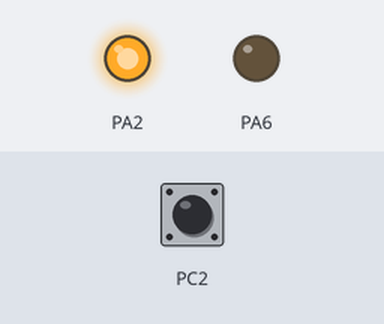
A program run on a simulated ATmega32, built with avr-gcc and emulated at 16 MHz (the files do not name the chip). Shown: output pins drawn as LEDs (lit = HIGH). The test bench sets the inputs (shaded band); at power-on: PC2 HIGH. What the program prints to the serial monitor is not drawn. At 0.0 s the program stops and its outputs stay as they are.

Above: at 0.1 s.
Timing chart, 0 to 1.5 s (numbered marks = the images above):
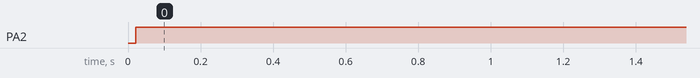

Measured:
- by itself, PA2: LOW → HIGH at 0.02 s

The program:

main.c
```c
/******************************************************************************
 Title:    adc_dac_uc2
 Author:   Alex Priem
 Date:     October 2008
 Software: AVR-GCC 3.3
 Hardware: ATMega32

 Description:


*******************************************************************************/
#include <inttypes.h>
#include <avr/io.h>

#include "uart.h"
#include "bitops.h"

#include "delay.h"

#define MAX_BOARDS 4

volatile uint8_t *server_p_atn[MAX_BOARDS];
volatile uint8_t *server_p_data[MAX_BOARDS];
volatile uint8_t *server_p_ack[MAX_BOARDS];

uint8_t server_b_atn[MAX_BOARDS];
uint8_t server_b_data[MAX_BOARDS];
uint8_t server_b_ack[MAX_BOARDS];


void server_setup (uint8_t chip, uint8_t atn, uint8_t data, uint8_t ack)

{
 uint8_t b_atn, b_data, b_ack;


 b_atn=1<< (atn  & P_BITMASK);
 server_b_atn[chip]=b_atn;
 b_data=1<< (data  & P_BITMASK);
 server_b_data[chip]=b_data;
 b_ack=1<< (ack  & P_BITMASK);
 server_b_ack[chip]=b_ack;


 atn=atn & P_PORTMASK;
 if (atn==P_PORTA) {server_p_atn[chip]=&PORTA; DDRA|=b_atn;}
 if (atn==P_PORTB) {server_p_atn[chip]=&PORTB; DDRB|=b_atn;}
 if (atn==P_PORTC) {server_p_atn[chip]=&PORTC; DDRC|=b_atn;}
 if (atn==P_PORTD) {server_p_atn[chip]=&PORTD; DDRD|=b_atn;}

 data=data & P_PORTMASK;
 if (data==P_PORTA) {server_p_data[chip]=&PORTA; DDRA|=b_data;}
 if (data==P_PORTB) {server_p_data[chip]=&PORTB; DDRB|=b_data;}
 if (data==P_PORTC) {server_p_data[chip]=&PORTC; DDRC|=b_data;}
 if (data==P_PORTD) {server_p_data[chip]=&PORTD; DDRD|=b_data;}

 ack=ack & P_PORTMASK;
 if (ack==P_PORTA) {server_p_ack[chip]=&PINA; DDRA&=~b_ack; bit_set(PORTA, b_ack);}
 if (ack==P_PORTB) {server_p_ack[chip]=&PINB; DDRB&=~b_ack; bit_set(PORTB, b_ack);}
 if (ack==P_PORTC) {server_p_ack[chip]=&PINC; DDRC&=~b_ack; bit_set(PORTC, b_ack);}
 if (ack==P_PORTD) {server_p_ack[chip]=&PIND; DDRD&=~b_ack; bit_set(PORTD, b_ack);}


}


uint8_t server_putc (uint8_t chip, unsigned char c)

{
 volatile uint8_t *patn, *pack, *pdata;
 uint8_t batn, back, bdata;
 uint8_t i,j;

 patn=server_p_atn[chip];
 pdata=server_p_data[chip];
 pack=server_p_ack[chip];

 batn=server_b_atn[chip];
 bdata=server_b_data[chip];
 back=server_b_ack[chip];

 bit_clr (*pdata, bdata);
 bit_clr (*patn, batn);


 for (i=0; i<8; i++) {
     if ((c & 0x80) ==0) {
           bit_clr (*pdata, bdata);
          //uart_putc ('0');
          }
     else {
            bit_set (*pdata, bdata);
           //uart_putc ('1');
           }
     udelay(1);

     while ((bit_get(*pack, back) ==0) && (j<250)) {
        udelay(10);
         j+=1;
      }
     if (j>248) return 2;

     bit_set (*patn, batn);
     udelay (20);

     j=0;
     while ((bit_get(*pack, back)  !=0) && (j<250)) {
	     	udelay(10);
	 	     j+=1;
		  }

	 if (j>248) return 1;

     bit_clr (*pdata, bdata);
     bit_clr (*patn, batn);

     c=c<<1;
     }
  return 0;
}


uint8_t server_puts (uint8_t chip, char *s)

{
 register unsigned char c, status;

 while ( (c = *s++) ) {
        uart_printf("send:");
        uart_putc(c);
        uart_printf("\r\n");
        status=server_putc(chip, c);
       if (status!=0) return status;
    }
 return 0;
}


int main(void)
{
	uint8_t d;

   uart_init ();
   uart_printf ("\r\ninit\r\n");
   uart_printf ("done\r\n");

   server_setup (0, P_PA2, P_PA6, P_PC2);

   d=server_puts(0,"test");
   uart_printf ("done, status:%d",d);

 return 0;
}
```

bitops.h
```c
#ifndef _BITOPS_H_
#define _BITOPS_H_


#include <inttypes.h>

#define bit_get(p,m) ((p) & (m))
#define bit_set(p,m) ((p) |= (m))
#define bit_clr(p,m) ((p) &= ~(m))
#define bit_flip(p,m) ((p) ^= (m))
#define bit_write(c,p,m) (c ? bit_set(p,m) : bit_clear(p,m))
#define BIT(x) (0x01 << (x))
#define LONGBIT(x) ((unsigned long)0x00000001 << (x))


uint8_t pbit_get(uint8_t portbit);
uint8_t pbit_set(uint8_t portbit);
uint8_t pbit_clr(uint8_t portbit);
uint8_t pbit_flip(uint8_t portbit);
uint8_t pbit_write(uint8_t portbit);


#define P_PORTMASK 0xF0
#define P_BITMASK  0x0F

#define P_PORTA 0x00
#define P_PORTB 0x10
#define P_PORTC 0x20
#define P_PORTD 0x30
#define P_PORTE 0x40
#define P_PORTF 0x50
#define P_PORTG 0x60
#define P_PORTH 0x70


#define P_BIT0 0x01
#define P_BIT1 0x02
#define P_BIT2 0x04
#define P_BIT3 0x08
#define P_BIT4 0x10
#define P_BIT5 0x20
#define P_BIT6 0x40
#define P_BIT7 0x80


#define P_PA0 0x00
#define P_PA1 0x01
#define P_PA2 0x02
#define P_PA3 0x03
#define P_PA4 0x04
#define P_PA5 0x05
#define P_PA6 0x06
#define P_PA7 0x07

#define P_PB0 0x10
#define P_PB1 0x11
#define P_PB2 0x12
#define P_PB3 0x13
#define P_PB4 0x14
#define P_PB5 0x15
#define P_PB6 0x16
#define P_PB7 0x17

#define P_PC0 0x20
#define P_PC1 0x21
#define P_PC2 0x22
#define P_PC3 0x23
#define P_PC4 0x24
#define P_PC5 0x25
#define P_PC6 0x26
#define P_PC7 0x27

#define P_PD0 0x30
#define P_PD1 0x31
#define P_PD2 0x32
#define P_PD3 0x33
#define P_PD4 0x34
#define P_PD5 0x35
#define P_PD6 0x36
#define P_PD7 0x37


#define P_PE0 0x40
#define P_PE1 0x41
#define P_PE2 0x42
#define P_PE3 0x43
#define P_PE4 0x44
#define P_PE5 0x45
#define P_PE6 0x46
#define P_PE7 0x47

#define P_PF0 0x50
#define P_PF1 0x51
#define P_PF2 0x52
#define P_PF3 0x53
#define P_PF4 0x54
#define P_PF5 0x55
#define P_PF6 0x56
#define P_PF7 0x57


#define P_PG0 0x60
#define P_PG1 0x61
#define P_PG2 0x62
#define P_PG3 0x63
#define P_PG4 0x64
#define P_PG5 0x65
#define P_PG6 0x66
#define P_PG7 0x67


#define P_PH0 0x70
#define P_PH1 0x71
#define P_PH2 0x72
#define P_PH3 0x73
#define P_PH4 0x74
#define P_PH5 0x75
#define P_PH6 0x76
#define P_PH7 0x77


#endif /* _BITOPS_H_ */
```

constants.h
```c
#ifndef _CONSTANTS_H_
#define _CONSTANTS_H_

#define FALSE 0
#define TRUE 1

#endif // _CONSTANTS_H
```

delay.h
```c
#ifndef _DELAY_H_
#define _DELAY_H_

#include <inttypes.h>

void udelay(unsigned int us);
void delay(unsigned int ms);
void sleep(unsigned int s);

#endif
```

uart.h
```c
#ifndef UART_H
#define UART_H
#include <stdarg.h>

#define UART_BUFLEN 32

extern void uart_init (void);
extern void uart_putc (unsigned char c);
extern void uart_puts (char *s);
extern unsigned char uart_getc (void);
extern void uart_printf(char *fmt, ...);

extern uint8_t uart_pos, uart_done, uart_echo;
extern char uart_buf[UART_BUFLEN+2];


#endif
```

bitops.c
```c
#include <inttypes.h>
#include <avr/io.h>
#include "bitops.h"
#include "uart.h"


/* langzame versie, in code wordt bit_get/set gebruikt, gedefinieerd in bitops.h */


uint8_t pbit_get(uint8_t portbit)

{
 uint8_t bit;

 bit=1<<(portbit & 0x07);
 switch (portbit>>4) {
     case 0: return (PINA & bit);
     case 1: return (PINB & bit);
     case 2: return (PINC & bit);
     case 3: return (PIND & bit);
#ifdef PORTE
     case 4: return (PINE & bit);
#endif
#ifdef PORTF
     case 5: return (PINF & bit);
#endif
     }
 return 0;
}


uint8_t pbit_set(uint8_t portbit)

{
 uint8_t bit;

 bit=1<< (portbit & 0x07);
 //uart_printf ("set port %c %d/%d\r\n",'a'+(portbit>>4), portbit & 0x07, bit);
 switch (portbit>>4) {
     case 0: bit_set(PORTA, bit); break;
     case 1: bit_set(PORTB, bit); break;
     case 2: bit_set(PORTC, bit); break;
     case 3: bit_set(PORTD, bit); break;
#ifdef PORTE
     case 4: bit_set(PORTE, bit); break;
#endif
#ifdef PORTF
     case 5: bit_set(PORTF, bit); break;
#endif
     }
 return 0;
}


uint8_t pbit_clr(uint8_t portbit)

{
 uint8_t bit;

 bit=1<< (portbit & 0x07);
// uart_printf ("clr port %c %d\r\n",'a'+(portbit>>4), portbit & 0x07);
 switch (portbit>>4) {
     case 0: bit_clr(PORTA, bit); break;
     case 1: bit_clr(PORTB, bit); break;
     case 2: bit_clr(PORTC, bit); break;
     case 3: bit_clr(PORTD, bit); break;
#ifdef PORTE
     case 4: bit_clr(PORTE, bit); break;
#endif
#ifdef PORTF
     case 5: bit_clr(PORTF, bit); break;
#endif
     }
 return 0;
}
```

delay.c
```c
#include "delay.h"

#define XTAL 16000000

/*************************************************************************
 delay loop for small accurate delays: 16-bit counter, 4 cycles/loop
*************************************************************************/
static inline void _delayFourCycles(unsigned int __count)
{
    if ( __count == 0 )
        __asm__ __volatile__( "rjmp 1f\n 1:" );    // 2 cycles
    else
        __asm__ __volatile__ (
    	    "1: sbiw %0,1" "\n\t"
    	    "brne 1b"                              // 4 cycles/loop
    	    : "=w" (__count)
    	    : "0" (__count)
    	   );
}


void udelay (unsigned int us)
{

    _delayFourCycles( ( ( 1*(XTAL/4000) )*us)/1000 );
}


void delay (unsigned int ms)

{
 int i;

 for (i=0; i<ms; i++)
     udelay(1000);
}


void sleep (unsigned int s)

{
 int i;

 for (i=0; i<s; i++)
     delay(1000);
}
```

uart.c
```c
/*************************************************************************
Title:    output data to a serial port.

**************************************************************************/
#include <stdlib.h>
#include <string.h>
#include <stdarg.h>
#include <avr/io.h>
#include <avr/pgmspace.h>
#include <avr/interrupt.h>
#include "uart.h"
#include "constants.h"


#define F_OSC 16000000		           /* uc-oscillator-frequency in Hz */
#define UART_BAUD_RATE 9600
#define UART_BAUD_CALC(UART_BAUD_RATE,F_OSC) ((F_OSC)/((UART_BAUD_RATE)*16l)-1)


char uart_buf[UART_BUFLEN+2];
uint8_t uart_pos, uart_done;
uint8_t uart_echo=TRUE;


/* Initialize UART */


void uart_init( void)
{
 UBRRH = (uint8_t)(UART_BAUD_CALC(UART_BAUD_RATE,F_OSC)>>8);
 UBRRL = (uint8_t)UART_BAUD_CALC(UART_BAUD_RATE,F_OSC);

 UCSRB = ( (1<<RXEN) | (1<<TXEN) );  /* Enable UART receiver and transmitter */
 UCSRC = (1 << URSEL) | (1 << UCSZ0) | (1 << UCSZ1);

 uart_done=0;
 uart_pos=0;
 UCSRB |= (1<<RXCIE);               /* interrupts toestaan*/
 sei();
}


void uart_putc (unsigned char data )
{
 while ( !(UCSRA & (1<<UDRE)) )
  ;                    /* Wait for empty transmit buffer */
 UDR = data;            /* Start transmittion */
}


void uart_puts (char *s)

{
 register unsigned char c;

 while ( (c = *s++) ) {
       uart_putc(c);
    }
}


void uart_printf(char *fmt, ...)
{
    va_list ap;
    char *p, *sval;

    int ival;
	long int lval;
	long long int llval;
    unsigned int uval;
    char buf[40];


    va_start(ap, fmt);    /* make ap point to the first unnamed arg */
    for (p = fmt; *p; p++) {
        if (*p != '%') {
            uart_putc(*p);
            continue;
        }
        switch (*++p) {
		case 'b':
		    ival = va_arg(ap, int);
		    itoa(ival & 255, buf,2);
            uart_puts(buf);
            break;
        case 'd':
        case 'i':
            ival = va_arg(ap, int);
            itoa(ival, buf,10);
            uart_puts(buf);
            break;
        case 'u':
            uval = va_arg(ap, unsigned int);
            utoa(uval, buf,10);
            uart_puts(buf);
            break;
		case 'U':
            uval = va_arg(ap, unsigned long int);
            ultoa(uval, buf,10);
            uart_puts(buf);
            break;
		case 'l':
			lval = va_arg(ap, long int);
            ltoa(lval, buf,10);
            uart_puts(buf);
			break;
		case 'L':
			llval = va_arg(ap, long long int);
            ltoa(llval, buf,10);
            uart_puts(buf);
			break;
        case 'x':
            ival = va_arg(ap, int);
            itoa(ival, buf,16);
            uart_puts(buf);
            break;
        case 'c':
            ival = va_arg(ap, int);
            uart_putc(ival);
            break;
        case 's':
            sval= va_arg(ap, char *);
			if (sval==NULL)
				uart_puts("NULL");
			else
				uart_puts(sval);
            break;
		case 'p':
		    sval= va_arg(ap, char *);
			if (sval==NULL)
				uart_puts("NULL");
			else {
				itoa((int) sval, buf, 16);
				uart_puts(buf);
			}
            break;
        default:
            uart_putc(*p);
            break;
        }
    }
    va_end(ap);
}


 /* USART RX interrupt     */

ISR (SIG_UART_RECV)
{
   unsigned char c;
   c=UDR;
   uart_buf[uart_pos]=c;
   uart_pos++;
   if (uart_pos>=UART_BUFLEN) uart_pos=0;
   if ((c==13) || (c==10)) uart_done=1;
   if (uart_echo) uart_putc(c);
}


unsigned char uart_getc(void)
{
 for (;;) {
	if((UCSRA&(1<<7)) != 0) {
		return UDR;
	}
  }
}
```
